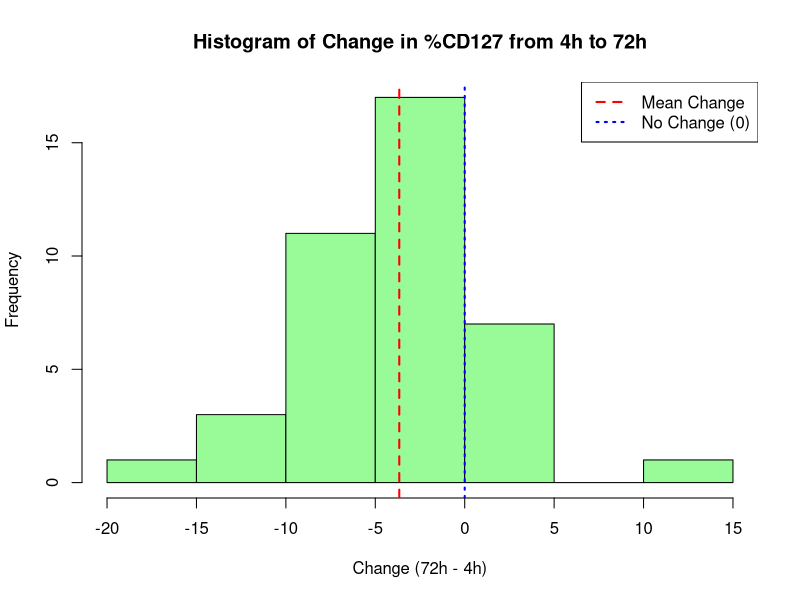
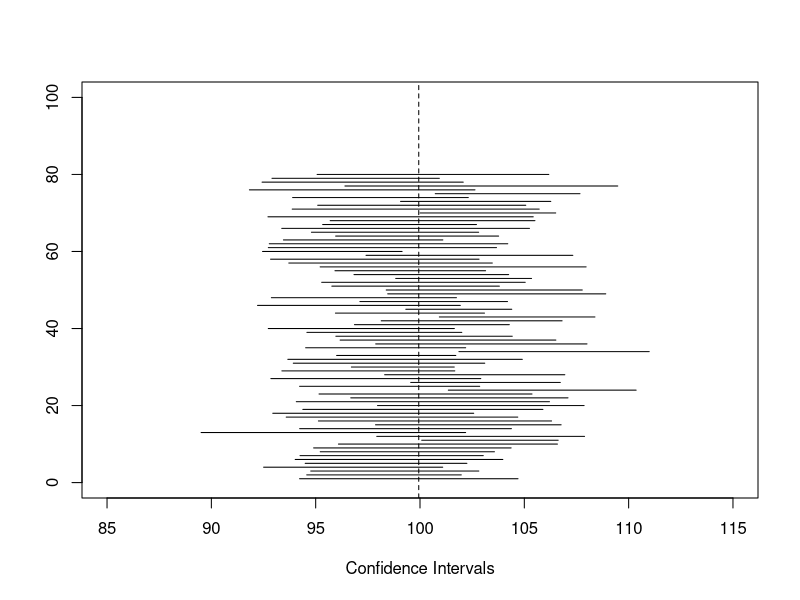

Recreate these plots in R, in order.
## ---- chunk 1
# Load blood_CD8.csv
blood_CD8 <- read.csv("blood_CD8.csv", stringsAsFactors = FALSE)

## ---- chunk 2
# Extract 4-hour CD127 values
cd127_4h <- blood_CD8$`X4`

# Construct a 95% confidence interval for the mean
t.test(cd127_4h, conf.level = 0.95)
## ---- chunk 3
# Run a two-sided t-test on the 4-hour timepoint
t_test_result <- t.test(blood_CD8$X4, mu = 40)

# View the test result
print(t_test_result)
## ---- chunk 4
# Create the change variable
blood_CD8$change_72_4 <- blood_CD8$X72 - blood_CD8$X4

# Plot the histogram
hist(blood_CD8$change_72_4,
     main = "Histogram of Change in %CD127 from 4h to 72h",
     xlab = "Change (72h - 4h)",
     col = "palegreen",
     border = "black")
abline(v = mean(blood_CD8$change_72_4), col = "red", lty = 2, lwd = 2)
abline(v = 0, col = "blue", lty = 3, lwd = 2)
# Add legend
legend("topright",
       legend = c("Mean Change", "No Change (0)"),
       col = c("red", "blue"),
       lty = c(2, 3),
       lwd = 2)

# Calculate 95% confidence interval
t.test(blood_CD8$change_72_4)$conf.int
## ---- chunk 5
# Perform a two-sided t-test on the change variable
t_test_change <- t.test(blood_CD8$change_72_4, mu = 0)

# View the test result
print(t_test_change)
## ---- chunk 6
# R-code to check work
# Given values
x_bar <- 84          # Sample mean
mu_0 <- 74.4         # Population mean
s <- 9.1             # Population standard deviation (used as sample SD here)
n <- 10              # Sample size

# Standard error
se <- s / sqrt(n)

# t-statistic
t_stat <- (x_bar - mu_0) / se

# Degrees of freedom
df <- n - 1

# Two-sided p-value
p_value <- 2 * (1 - pt(abs(t_stat), df))

# Output results
cat("t =", t_stat, "\n")
cat("p-value =", p_value, "\n")
## ---- chunk 7
# R-code to check work
# Given values
x_bar <- 4767       # Sample mean
mu_0 <- 7250        # Population mean
s <- 3204           # Sample standard deviation
n <- 15             # Sample size

# Standard error
se <- s / sqrt(n)

# t-statistic
t_stat <- (x_bar - mu_0) / se

# Degrees of freedom
df <- n - 1

# One-sided p-value (left-tailed test)
p_value <- pt(t_stat, df)

# Output results
cat("t =", t_stat, "\n")
cat("p-value =", p_value, "\n")
## ---- chunk 8
# Given values
x_bar <- 25.0    # Sample mean
s <- 2.7         # Sample standard deviation
n <- 58          # Sample size

# Standard error
se <- s / sqrt(n)

# Degrees of freedom
df <- n - 1

# 95% Confidence Interval
t_crit <- qt(0.975, df)
ci_lower <- x_bar - t_crit * se
ci_upper <- x_bar + t_crit * se

# Output the confidence interval
cat("95% Confidence Interval: [", round(ci_lower, 2), ",", round(ci_upper, 2), "]\n")
## ---- chunk 9
# R-code to test work
# Given values
x_bar <- 25.0    # Sample mean
mu_0 <- 24.0     # Hypothesized mean
s <- 2.7         # Sample standard deviation
n <- 58          # Sample size

# Standard error
se <- s / sqrt(n)

# t-statistic
t_stat <- (x_bar - mu_0) / se

# Degrees of freedom
df <- n - 1

# Two-sided p-value
p_value <- 2 * (1 - pt(abs(t_stat), df))

# Output results
cat("t =", round(t_stat, 3), "\n")
cat("p-value =", round(p_value, 4), "\n")
## ---- chunk 10
nreps <- 80
population <- rnorm(n=10000, mean=100, sd=10)
true.mean <- mean(population)
in.CI <- rep(NA, nreps)

plot(true.mean,0,type="n", xlim=c(85, 115), ylim=c(0,100),xlab="Confidence Intervals", ylab="")
abline(v=true.mean, lty=2)

for (i in 1:nreps) {  
x <- sample(population, 20)  
temp.CI <- t.test(x)$conf.int  
segments(temp.CI[1], i, temp.CI[2],i)
in.CI[i] <- true.mean>temp.CI[1] & true.mean<temp.CI[2]   
}
mean( in.CI )
